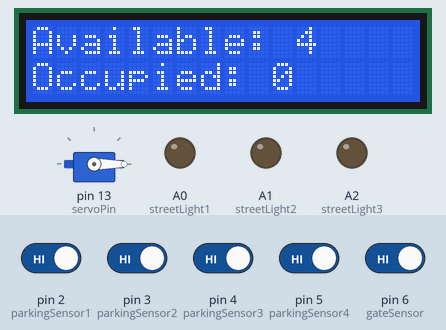
Simulated run of this sketch. Board: Arduino Uno, built with avr-gcc and run on an emulated ATmega328P. On the bench: servo, 16×2 character LCD, output pins drawn as LEDs (lit = HIGH). Inputs (shaded band) come from the test bench; at power-on: pin 2 (parkingSensor1), pin 3 (parkingSensor2), pin 4 (parkingSensor3), pin 5 (parkingSensor4), pin 6 (gateSensor) HIGH.

Above: at 3.2 s.
3.3 s: pin 6 (gateSensor) driven LOW
At 4.7 s:
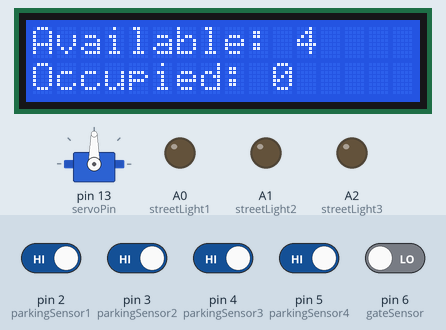
5.0 s: pin 2 (parkingSensor1) driven LOW
At 7.6 s:
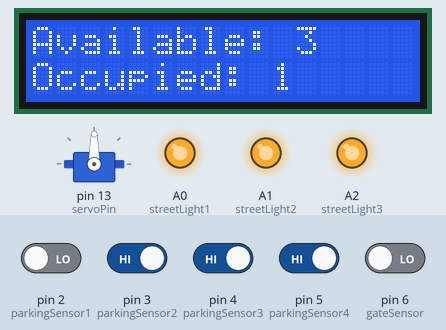
8.0 s: pin 3 (parkingSensor2) driven LOW
At 11.6 s:
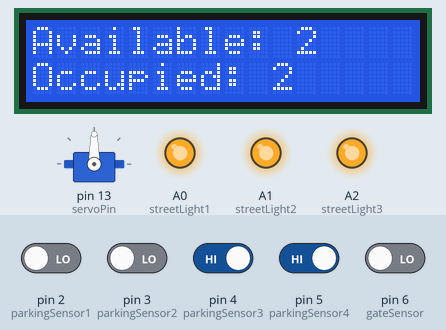
Timing chart, 0 to 15.6 s (numbered marks = the images above; inputs shaded):
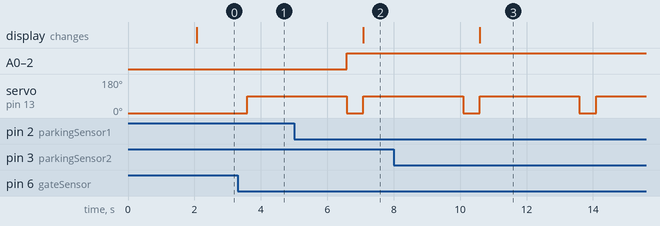

The sketch:

Smart_Parking_Street_Light.ino
```cpp
#include <LiquidCrystal.h>
#include <Servo.h>

// LCD connections: RS, EN, D4, D5, D6, D7
LiquidCrystal lcd(7, 8, 9, 10, 11, 12);

// Servo motor
Servo gateServo;

// Parking IR sensors
const int parkingSensor1 = 2;
const int parkingSensor2 = 3;
const int parkingSensor3 = 4;
const int parkingSensor4 = 5;

// Gate IR sensor
const int gateSensor = 6;

// Street light control
const int streetLight1 = A0;
const int streetLight2 = A1;
const int streetLight3 = A2;

// Gate servo pin
const int servoPin = 13;

// Number of parking slots
const int totalSlots = 4;

void setup() {
  pinMode(parkingSensor1, INPUT);
  pinMode(parkingSensor2, INPUT);
  pinMode(parkingSensor3, INPUT);
  pinMode(parkingSensor4, INPUT);

  pinMode(gateSensor, INPUT);

  pinMode(streetLight1, OUTPUT);
  pinMode(streetLight2, OUTPUT);
  pinMode(streetLight3, OUTPUT);

  gateServo.attach(servoPin);
  gateServo.write(0);

  lcd.begin(16, 2);
  lcd.print("Smart Parking");
  delay(2000);
  lcd.clear();
}

void loop() {
  int occupiedSlots = 0;

  // Count occupied parking slots
  if (digitalRead(parkingSensor1) == LOW) {
    occupiedSlots++;
  }

  if (digitalRead(parkingSensor2) == LOW) {
    occupiedSlots++;
  }

  if (digitalRead(parkingSensor3) == LOW) {
    occupiedSlots++;
  }

  if (digitalRead(parkingSensor4) == LOW) {
    occupiedSlots++;
  }

  int availableSlots = totalSlots - occupiedSlots;

  // Display parking status
  lcd.setCursor(0, 0);
  lcd.print("Available: ");
  lcd.print(availableSlots);
  lcd.print("   ");

  lcd.setCursor(0, 1);
  lcd.print("Occupied: ");
  lcd.print(occupiedSlots);
  lcd.print("   ");

  // Open gate when a vehicle is detected
  if (digitalRead(gateSensor) == LOW && availableSlots > 0) {
    gateServo.write(90);
    delay(3000);
    gateServo.write(0);
  }

  // Street light automation
  // Turn on LEDs when vehicle/motion is detected
  if (digitalRead(gateSensor) == LOW) {
    digitalWrite(streetLight1, HIGH);
    digitalWrite(streetLight2, HIGH);
    digitalWrite(streetLight3, HIGH);
  } else {
    digitalWrite(streetLight1, LOW);
    digitalWrite(streetLight2, LOW);
    digitalWrite(streetLight3, LOW);
  }

  delay(500);
}
```

Measured:
- after the input at 3.3 s, servo on pin 13 (servoPin): 0° → 90° after 0.28 s
- after the input at 5.0 s, the display: changes after 2.1 s (image 2)
- after the input at 8.0 s, the display: changes after 2.6 s (image 3)
